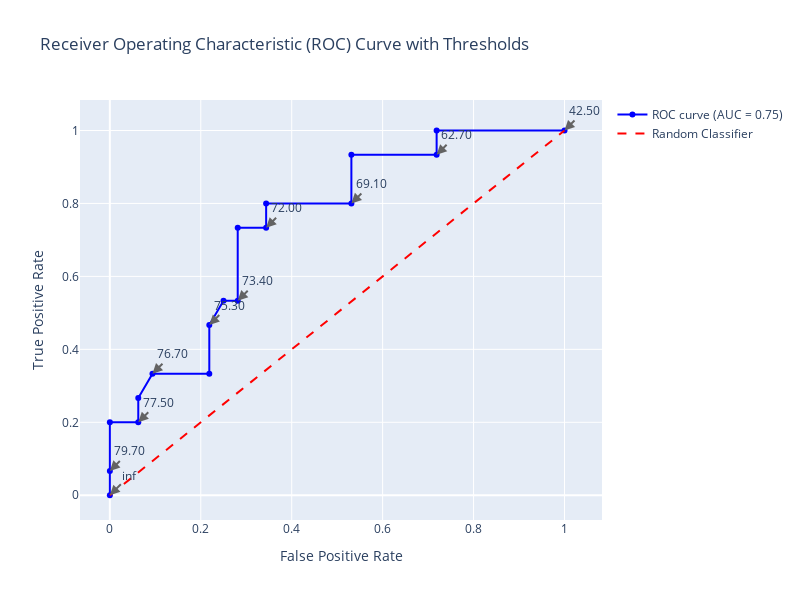

Notebook code cell kept with this figure:
### Code cell
fig = go.Figure()

# Add the ROC curve with threshold values in hover text
hover_text = [
    f"Threshold: {t:.2f}<br>FPR: {fpr:.3f}<br>TPR: {tpr:.3f}"
    for fpr, tpr, t in zip(fpr, tpr, thresholds)
]

fig.add_trace(
    go.Scatter(
        x=fpr,
        y=tpr,
        mode="lines+markers",
        name=f"ROC curve (AUC = {roc_auc:.2f})",
        line=dict(color="blue", width=2),
        hoverinfo="text",
        text=hover_text,
        marker=dict(size=6),
    )
)

# Add threshold annotations for selected points
num_annotations = 10  # Number of annotations to add
indices = np.linspace(0, len(thresholds) - 1, num_annotations, dtype=int)

for i in indices:
    fig.add_annotation(
        x=fpr[i],
        y=tpr[i],
        text=f"{thresholds[i]:.2f}",
        showarrow=True,
        arrowhead=2,
        arrowsize=1,
        arrowwidth=2,
        arrowcolor="#636363",
        ax=20,
        ay=-20,
    )

# Add the diagonal line (random classifier)
fig.add_trace(
    go.Scatter(
        x=[0, 1],
        y=[0, 1],
        mode="lines",
        name="Random Classifier",
        line=dict(color="red", width=2, dash="dash"),
    )
)

# Update the layout
fig.update_layout(
    title="Receiver Operating Characteristic (ROC) Curve with Thresholds",
    xaxis_title="False Positive Rate",
    yaxis_title="True Positive Rate",
    width=800,
    height=600,
    showlegend=True,
    hovermode="closest",
)

# Show the plot
fig.show()

### Figure 1 — Plotly figure (JSON) as saved in the notebook; plotly's stock layout.template omitted (floating-point values rounded to 4 significant figures)
{"data": [{"hoverinfo": "text", "line": {"color": "blue", "width": 2}, "marker": {"size": 6}, "mode": "lines+markers", "name": "ROC curve (AUC = 0.75)", "text": ["Threshold: inf<br>FPR: 0.000<br>TPR: 0.000", "Threshold: 79.70<br>FPR: 0.000<br>TPR: 0.067", "Threshold: 78.90<br>FPR: 0.000<br>TPR: 0.200", "Threshold: 77.50<br>FPR: 0.062<br>TPR: 0.200", "Threshold: 76.98<br>FPR: 0.062<br>TPR: 0.267", "Threshold: 76.70<br>FPR: 0.094<br>TPR: 0.333", "Threshold: 75.52<br>FPR: 0.219<br>TPR: 0.333", "Threshold: 75.30<br>FPR: 0.219<br>TPR: 0.467", "Threshold: 74.00<br>FPR: 0.250<br>TPR: 0.533", "Threshold: 73.40<br>FPR: 0.281<br>TPR: 0.533", "Threshold: 72.80<br>FPR: 0.281<br>TPR: 0.733", "Threshold: 72.00<br>FPR: 0.344<br>TPR: 0.733", "Threshold: 71.60<br>FPR: 0.344<br>TPR: 0.800", "Threshold: 69.10<br>FPR: 0.531<br>TPR: 0.800", "Threshold: 68.40<br>FPR: 0.531<br>TPR: 0.933", "Threshold: 62.70<br>FPR: 0.719<br>TPR: 0.933", "Threshold: 61.30<br>FPR: 0.719<br>TPR: 1.000", "Threshold: 42.50<br>FPR: 1.000<br>TPR: 1.000"], "type": "scatter", "x": [0, 0, 0, 0.0625, 0.0625, 0.09375, 0.2188, 0.2188, 0.25, 0.2812, 0.2812, 0.3438, 0.3438, 0.5312, 0.5312, 0.7188, 0.7188, 1], "y": [0, 0.06667, 0.2, 0.2, 0.2667, 0.3333, 0.3333, 0.4667, 0.5333, 0.5333, 0.7333, 0.7333, 0.8, 0.8, 0.9333, 0.9333, 1, 1]}, {"line": {"color": "red", "dash": "dash", "width": 2}, "mode": "lines", "name": "Random Classifier", "type": "scatter", "x": [0, 1], "y": [0, 1]}], "layout": {"annotations": [{"arrowcolor": "#636363", "arrowhead": 2, "arrowsize": 1, "arrowwidth": 2, "ax": 20, "ay": -20, "showarrow": true, "text": "inf", "x": 0, "y": 0}, {"arrowcolor": "#636363", "arrowhead": 2, "arrowsize": 1, "arrowwidth": 2, "ax": 20, "ay": -20, "showarrow": true, "text": "79.70", "x": 0, "y": 0.06667}, {"arrowcolor": "#636363", "arrowhead": 2, "arrowsize": 1, "arrowwidth": 2, "ax": 20, "ay": -20, "showarrow": true, "text": "77.50", "x": 0.0625, "y": 0.2}, {"arrowcolor": "#636363", "arrowhead": 2, "arrowsize": 1, "arrowwidth": 2, "ax": 20, "ay": -20, "showarrow": true, "text": "76.70", "x": 0.09375, "y": 0.3333}, {"arrowcolor": "#636363", "arrowhead": 2, "arrowsize": 1, "arrowwidth": 2, "ax": 20, "ay": -20, "showarrow": true, "text": "75.30", "x": 0.2188, "y": 0.4667}, {"arrowcolor": "#636363", "arrowhead": 2, "arrowsize": 1, "arrowwidth": 2, "ax": 20, "ay": -20, "showarrow": true, "text": "73.40", "x": 0.2812, "y": 0.5333}, {"arrowcolor": "#636363", "arrowhead": 2, "arrowsize": 1, "arrowwidth": 2, "ax": 20, "ay": -20, "showarrow": true, "text": "72.00", "x": 0.3438, "y": 0.7333}, {"arrowcolor": "#636363", "arrowhead": 2, "arrowsize": 1, "arrowwidth": 2, "ax": 20, "ay": -20, "showarrow": true, "text": "69.10", "x": 0.5312, "y": 0.8}, {"arrowcolor": "#636363", "arrowhead": 2, "arrowsize": 1, "arrowwidth": 2, "ax": 20, "ay": -20, "showarrow": true, "text": "62.70", "x": 0.7188, "y": 0.9333}, {"arrowcolor": "#636363", "arrowhead": 2, "arrowsize": 1, "arrowwidth": 2, "ax": 20, "ay": -20, "showarrow": true, "text": "42.50", "x": 1, "y": 1}], "height": 600, "hovermode": "closest", "showlegend": true, "title": {"text": "Receiver Operating Characteristic (ROC) Curve with Thresholds"}, "width": 800, "xaxis": {"title": {"text": "False Positive Rate"}}, "yaxis": {"title": {"text": "True Positive Rate"}}}}
